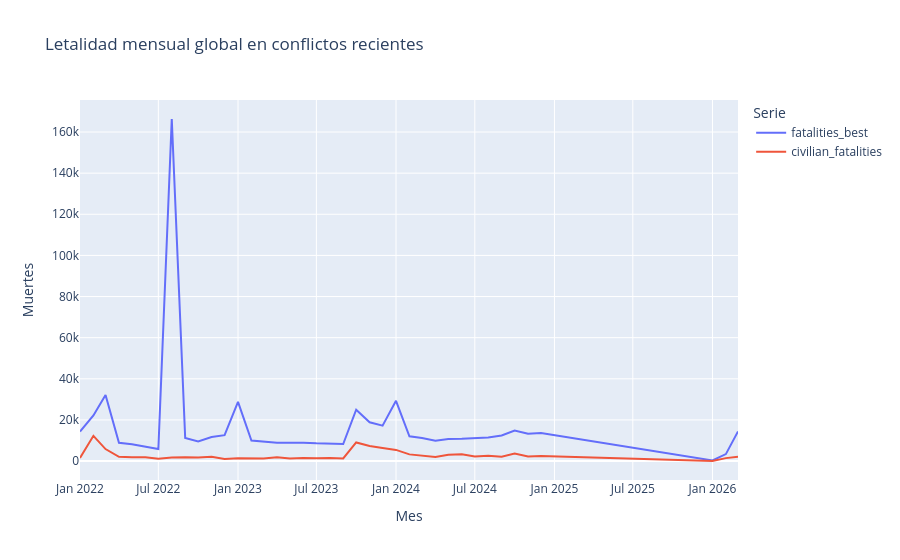

Source (notebook cell):
### Code cell
fig = px.line(
    global_monthly,
    x="event_month",
    y=["fatalities_best", "civilian_fatalities"],
    title="Letalidad mensual global en conflictos recientes",
    labels={"value": "Muertes", "event_month": "Mes", "variable": "Serie"},
)
fig.show()
